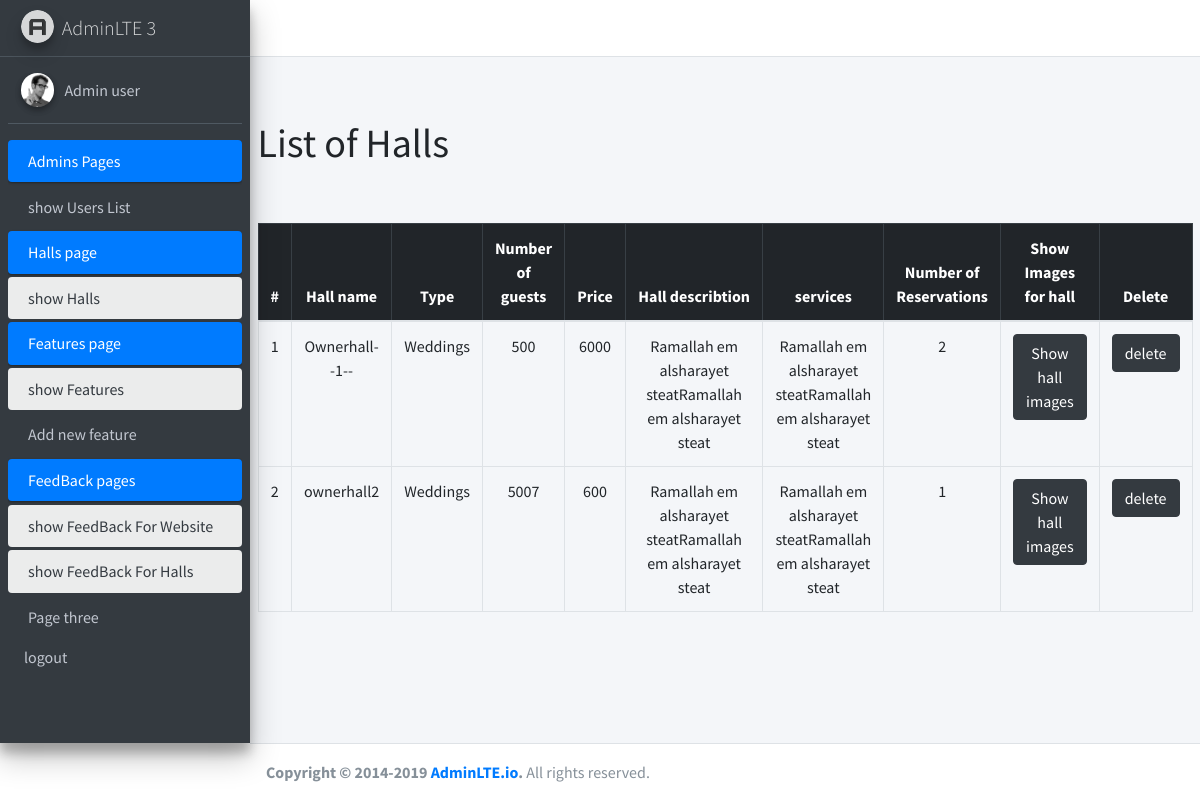
/admin/showsubhallsadmin.php?hallId=75, run on an earlier commit of the app's database.
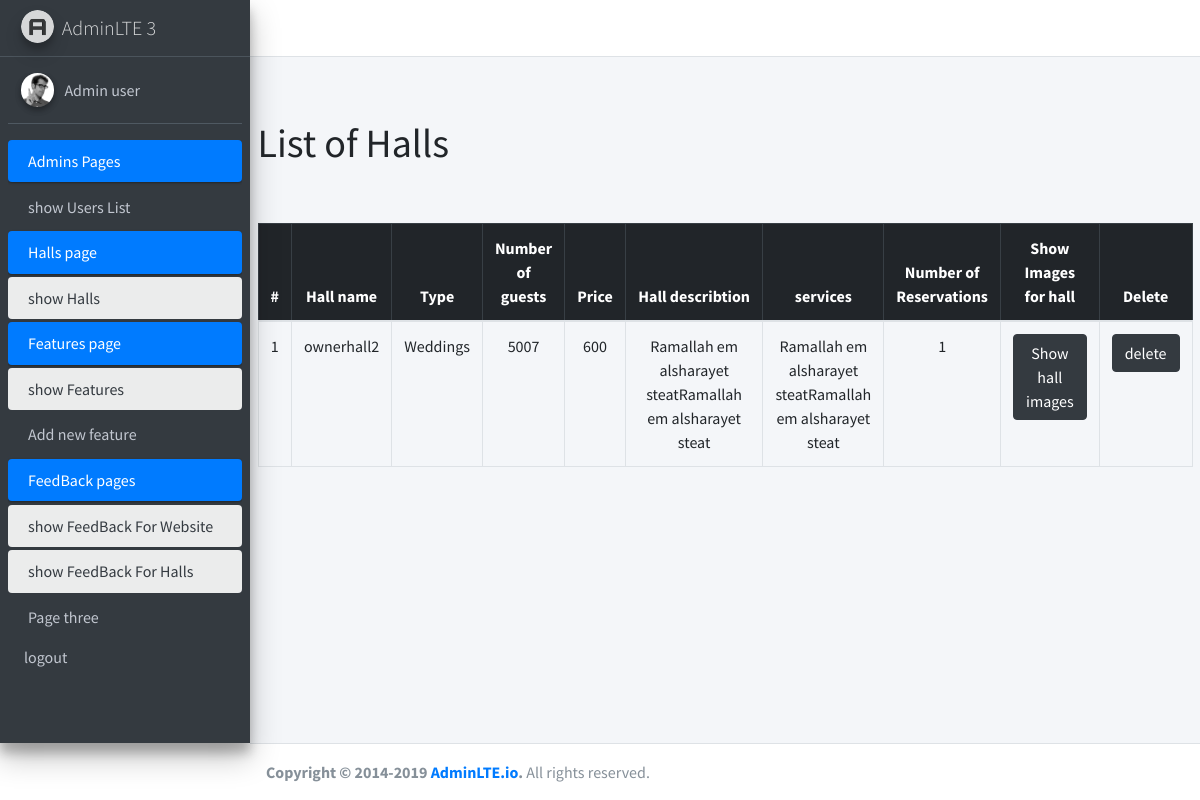
And on a later commit of the database.
### tables this page shows
CREATE TABLE `subhalls` (
  `id` int NOT NULL,
  `name` varchar(200) NOT NULL,
  `type` int NOT NULL,
  `number_of_guests` int NOT NULL,
  `price` float NOT NULL,
  `hall_describtion` varchar(500) NOT NULL,
  `services` varchar(500) NOT NULL,
  `image_view` varchar(300) NOT NULL,
  `hall_id` int NOT NULL,
  `num_of_reservation` int NOT NULL DEFAULT '0'
);

### admin/handlers/get-subhall.php (called while the page is built)
<?php
$hall_id=$_GET['hallId'];
$test= $hall_id;
$sql="SELECT h.id,h.name,h.type, h.number_of_guests,h.price,h.hall_describtion,h.services,h.num_of_reservation FROM subhalls h where h.hall_id ='$test'";
$sqlResult=mysqli_query($conn,$sql);
$hallData=mysqli_fetch_all($sqlResult);
?>

### admin/showsubhallsadmin.php (the view, shortened to what this page needs)
<?php session_start();
require("handlers/db.php");
require("handlers/get-subhall.php");
$hallId=$_GET['hallId'];
$sql="SELECT h.id,h.name,h.type,h.number_of_guests,h.price,h.hall_describtion,h.services,h.num_of_reservation FROM subhalls h where h.hall_id = '$hallId' ";
$query=mysqli_query($conn,$sql);
if(mysqli_num_rows($query)>0){
    $halls=mysqli_fetch_all($query,MYSQLI_ASSOC);
}
require("inc/header.php");
?>
<main role="main" class="flex-shrink-0 ">
        <div class="container">
        <br>
            <h1>List of Halls</h1>
            <br>
        <br>
            <table class="table table-bordered text-center justify-content-start">
                <thead  class="table-dark">
                    <tr>
                    <th scope="col">#</th>
                    <th scope="col"  style="width:10%">Hall name</th>
                    <th scope="col">Type</th>
                    <th scope="col">Number of guests</th>
                    <th scope="col">Price</th>
                    <th scope="col"style="width:40%">Hall describtion</th>
                    <th scope="col"> services</th>
                    <th scope="col"> Number of Reservations</th>
                    <th scope="col">Show Images for hall</th>
                    <th scope="col">Delete</th>
                    </tr>
                </thead>
                <tbody>
<?php
if(isset($halls)){
foreach($hallData as $index=>$halls){?>
    <tr>
    <td><?=$index+1;?></td>
    <td><?=$halls[1];?></td>
    <td><?php
    if ($halls[2]=='1'){
echo "Weddings";
}else if ($halls[2]=='2'){
    echo "Meetings";
}
else if ($halls[2]=='3'){
    echo "Weddings and Meetings";
}
?></td>
    <td><?=$halls[3];?></td>
    <td><?=$halls[4];?></td>
    <td><?=$halls[5];?></td>
    <td><?=$halls[6];?></td>
    <td><?=$halls[7];?></td>
    <td><a href="showimages.php?hallId=<?= $halls[0];?>"class="btn btn-dark">Show hall images</a></td>
   <td><a href="handlers/deletesubhall.php?hallId=<?= $halls[0];?>"class="btn btn-dark">delete</a></td>
    </tr>
<?php }
}
else{?>
  <tr>
    <td colspan="6" class="text-center">No SubHalls</td>
  </tr>
  <?php
} ?>
                </tbody>
            </table>
        </div>
    </main>
  <?php
require("inc/footer.php");
?>

What changed in the data, as far as the page shows it:
removed subhalls: name "Ownerhall--1--", type "Weddings", number_of_guests "500", price "6000", hall_describtion "Ramallah em alsharayet steatRamallah em alsharayet steat", services "Ramallah em alsharayet steatRamallah em alsharayet steat", num_of_reservation "2"
